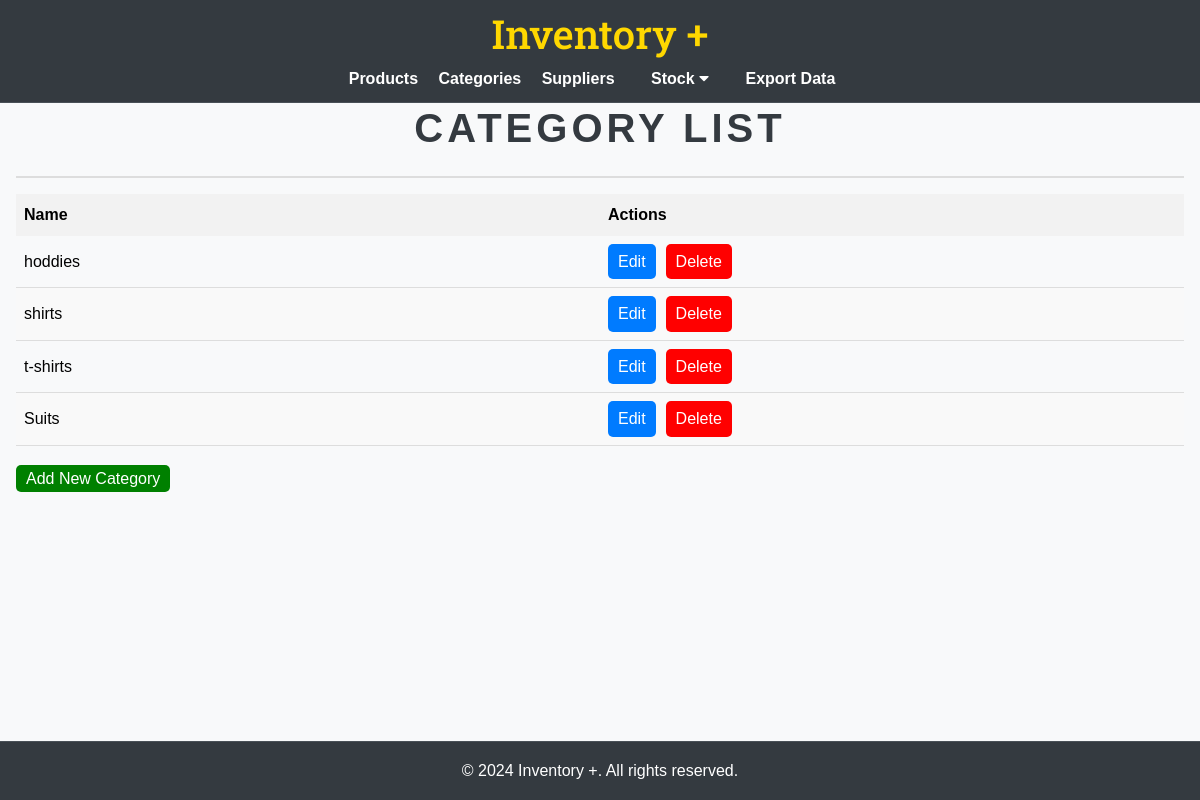
Page /categories/ on the earlier database version.
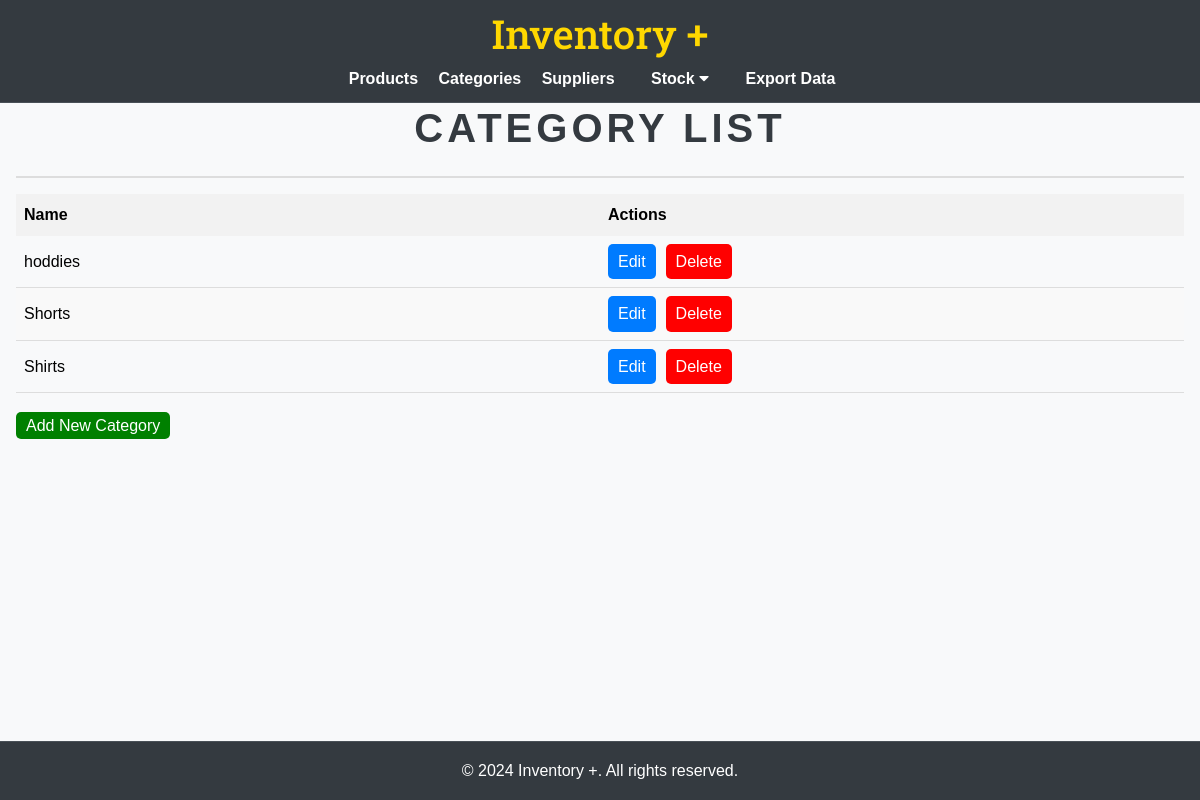
Same page on the later database version.
### inventory/models.py (models this page shows, shortened)
class Category(models.Model):
    name = models.CharField(max_length=100)

### inventory/views.py (the view)
# urls.py: path('categories/', views.category_list, name='category_list'),
def category_list(request):
    categories = Category.objects.all()
    return render(request, 'inventory/category_list.html', {'categories': categories})

### inventory/templates/inventory/category_list.html
{% extends "base.html" %}
{% block content %}
<h2>Category List</h2>
<table style="width: 100%; border-collapse: collapse; margin-bottom: 20px; border: none;">
    <thead>
        <tr>
            <th style="border: none; padding: 8px; width: 50%;">Name</th>
            <th style="border: none; padding: 8px; width: 50%;">Actions</th>
        </tr>
    </thead>
    <tbody>
        {% for category in categories %}
        <tr style="border-bottom: 1px solid #ddd;">
            <td style="border: none; padding: 8px;">{{ category.name }}</td>
            <td style="border: none; padding: 8px;">
                <div style="display: flex; gap: 10px;">
                    <a href="{% url 'category_edit' pk=category.pk %}" style="background-color:#007bff; color: white; padding: 5px 10px; text-decoration: none; border-radius: 5px;">Edit</a>
                    <a href="{% url 'category_delete' pk=category.pk %}" style="background-color: red; color: white; padding: 5px 10px; text-decoration: none; border-radius: 5px;">Delete</a>
                </div>
            </td>
        </tr>
        {% empty %}
        <tr>
            <td colspan="2" style="border: none; padding: 8px;">No categories found.</td>
        </tr>
        {% endfor %}
    </tbody>
</table>
<a href="{% url 'category_create' %}" style="background-color: green; color: white; padding: 5px 10px; text-decoration: none; border-radius: 5px;">Add New Category</a>
{% endblock %}

Differences in the rows shown:
removed Category: name "Suits"
changed Category: name "shirts" → "Shorts"
changed Category: name "t-shirts" → "Shirts"
